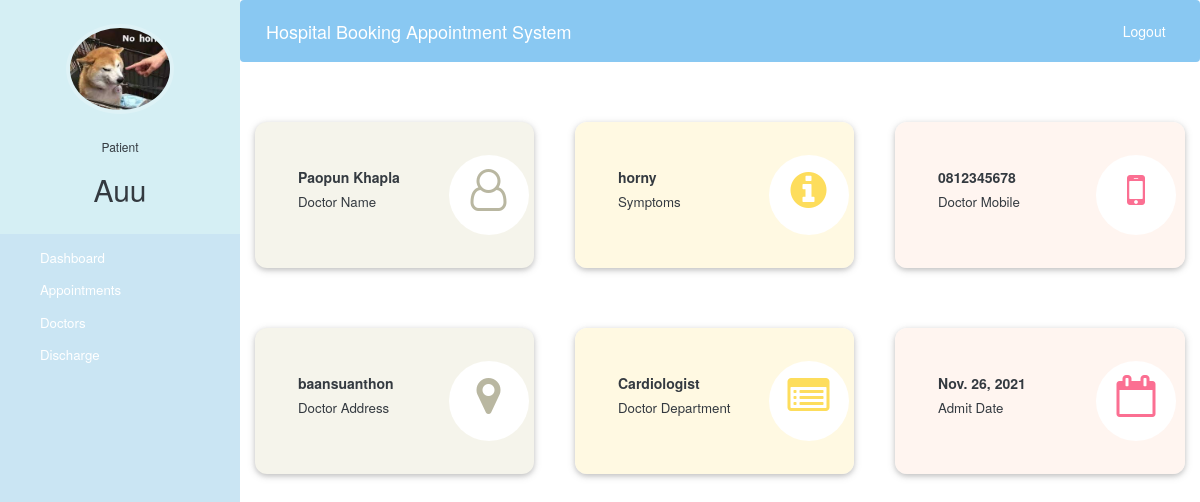
Page /patient-dashboard (signed in) on the committed database.
### hospital/models.py (models this page shows, shortened)
class Patient(models.Model):
    user = models.OneToOneField(User, on_delete=models.CASCADE)
    profile_pic = models.ImageField(upload_to='hospital/static/profile_pic/PatientProfilePic/', null=True, blank=True)
    address = models.CharField(max_length=40)
    mobile = models.CharField(max_length=20, null=False)
    symptoms = models.CharField(max_length=100, null=False)
    assignedDoctorId = models.PositiveIntegerField(null=True)
    admitDate = models.DateField(auto_now=True)
    status = models.BooleanField(default=False)

class Doctor(models.Model):
    user = models.OneToOneField(User, on_delete=models.CASCADE)
    profile_pic = models.ImageField(upload_to='hospital/static/profile_pic/DoctorProfilePic', null=True, blank=True)
    address = models.CharField(max_length=40)
    mobile = models.CharField(max_length=20, null=True)
    department = models.CharField(max_length=50, choices=departments, default='Cardiologist')
    status = models.BooleanField(default=False)
    @property
    def get_name(self):
        return self.user.first_name+" "+self.user.last_name

### hospital/views.py (the view)
# urls.py: path('patient-dashboard', views.patient_dashboard_view,name='patient-dashboard'),
@login_required(login_url='patientlogin')
@user_passes_test(is_patient)
def patient_dashboard_view(request):
    patient=models.Patient.objects.get(user_id=request.user.id)
    doctor=models.Doctor.objects.get(user_id=patient.assignedDoctorId)
    mydict={
    'patient':patient,
    'doctorName':doctor.get_name,
    'doctorMobile':doctor.mobile,
    'doctorAddress':doctor.address,
    'symptoms':patient.symptoms,
    'doctorDepartment':doctor.department,
    'admitDate':patient.admitDate,
    }
    return render(request,'hospital/patient_dashboard.html',context=mydict)

### hospital/views.py (called while the page is built)
def is_patient(user):
    return user.groups.filter(name='PATIENT').exists()

### hospital/templates/hospital/patient_dashboard.html
{% extends 'hospital/patient_base.html' %} {% load static %} {% block content %} {%include 'hospital/patient_dashboard_cards.html'%}
<br><br><br><br> {% endblock content %}

### hospital/templates/hospital/patient_base.html (shortened to what this page needs)
<!DOCTYPE html> {% load static %}
<html lang="en">
<head>
    <link rel="stylesheet" href="https://stackpath.bootstrapcdn.com/bootstrap/4.3.1/css/bootstrap.min.css">
    <link rel="stylesheet" href="https://maxcdn.bootstrapcdn.com/font-awesome/4.7.0/css/font-awesome.min.css">
</head>
<body>
    <nav class="menu" tabindex="0">
        <header class="avatar">
            <img src="{{ patient.profile_pic.url }}" alt="Profile Pic" />
            <br><br>
            <h6>Patient</h6>
            <h2>{{request.user.first_name}}</h2>
        </header>
        <ul>
            <li tabindex="0" class="icon-dashboard"> <a style="color:white; text-decoration:none;" href="/patient-dashboard"><span>Dashboard</span></a> </li>
            <li tabindex="0" class="icon-calendar"> <a style="color:white; text-decoration:none;" href="/patient-appointment"><span>Appointments</span></a></li>
            <li tabindex="0" class="icon-users"> <a style="color:white; text-decoration:none;" href="/patient-view-doctor"><span>Doctors</span></a></li>
            <li tabindex="0" class="icon-users"> <a style="color:white; text-decoration:none;" href="/patient-discharge"><span>Discharge</span></a></li>
        </ul>
    </nav>
    <main>
        <div class="bs-example">
            <nav class="navbar navbar-expand-md  navbar-dark fixed-top" style="background:#89C8F2;">
                <a href="/patient-dashboard" class="navbar-brand">Hospital Booking Appointment System</a>
                <div class="collapse navbar-collapse justify-content-between" id="navbarCollapse">
                    <div class="navbar-nav" style=" margin-left: 90%;">
                        <a href="/logout" class="nav-item nav-link" style="color: #fff">Logout</a>
                    </div>
                </div>
            </nav>
        </div>
        <br><br>
        {% block content %} {% endblock content %}
        <br><br><br><br><br><br><br>
        <br>
    </main>
</body>
</html>

### hospital/templates/hospital/patient_dashboard_cards.html (shortened to what this page needs)
<!DOCTYPE html>
<html lang="en" dir="ltr">
<head>
    <link rel="stylesheet" href="https://maxcdn.bootstrapcdn.com/bootstrap/3.4.1/css/bootstrap.min.css">
    <link rel="stylesheet" href="https://cdnjs.cloudflare.com/ajax/libs/font-awesome/4.7.0/css/font-awesome.min.css">
</head>
<body>
    <div class="market-updates">
        <div class="col-md-4 market-update-gd">
            <div class="market-update-block clr-block-1">
                <div class="col-md-8 market-update-left">
                    <h3>{{doctorName}}</h3>
                    <h4>Doctor Name</h4>
                </div>
                <div class="col-md-4 market-update-right">
                    <i class="fa fa-user-o"> </i>
                </div>
                <div class="clearfix"> </div>
            </div>
        </div>
        <div class="col-md-4 market-update-gd">
            <div class="market-update-block clr-block-2">
                <div class="col-md-8 market-update-left">
                    <h3>{{symptoms}}</h3>
                    <h4>Symptoms</h4>
                </div>
                <div class="col-md-4 market-update-right">
                    <i class="fa fa-info-circle"></i>
                </div>
                <div class="clearfix"> </div>
            </div>
        </div>
        <div class="col-md-4 market-update-gd">
            <div class="market-update-block clr-block-3">
                <div class="col-md-8 market-update-left">
                    <h3>{{doctorMobile}}</h3>
                    <h4>Doctor Mobile</h4>
                </div>
                <div class="col-md-4 market-update-right">
                    <i class="fa fa-mobile" aria-hidden="true"></i>
                </div>
                <div class="clearfix"> </div>
            </div>
        </div>
        <div class="clearfix"> </div>
    </div>
    <br><br><br>
    <div class="market-updates">
        <div class="col-md-4 market-update-gd">
            <div class="market-update-block clr-block-1">
                <div class="col-md-8 market-update-left">
                    <h3>{{doctorAddress}}</h3>
                    <h4>Doctor Address</h4>
                </div>
                <div class="col-md-4 market-update-right">
                    <i class="fa fa-map-marker"> </i>
                </div>
                <div class="clearfix"> </div>
            </div>
        </div>
        <div class="col-md-4 market-update-gd">
            <div class="market-update-block clr-block-2">
                <div class="col-md-8 market-update-left">
                    <h3>{{doctorDepartment}}</h3>
                    <h4>Doctor Department</h4>
                </div>
                <div class="col-md-4 market-update-right">
                    <i class="fa fa-list-alt"></i>
                </div>
                <div class="clearfix"> </div>
            </div>
        </div>
        <div class="col-md-4 market-update-gd">
            <div class="market-update-block clr-block-3">
                <div class="col-md-8 market-update-left">
                    <h3>{{admitDate}}</h3>
                    <h4>Admit Date</h4>
                </div>
                <div class="col-md-4 market-update-right">
                    <i class="fa fa-calendar-o" aria-hidden="true"></i>
                </div>
                <div class="clearfix"> </div>
            </div>
        </div>
        <div class="clearfix"> </div>
    </div>
</body>
</html>

### hospital/templates/hospital/patient_base.html (style rules this page uses)
a:link { text-decoration: none; }
a { color: white; }
.fa { font-size: 23px; width: 60px; text-align: center; text-decoration: none; margin: 5px 2px; border-radius: 50%; }
body { padding-left: 240px; }
main { position: relative; height: 100vh; }
.menu { background: #CAE5F3; color: rgba(52, 58, 64, 1); height: 100vh; width: 240px; position: fixed; top: 0px; left: 0; z-index: 5; outline: none; }
.menu .avatar { background: #D5EFF4; padding: 2em 0.5em; text-align: center; }
.menu .avatar img { width: 100px; border-radius: 50%; overflow: hidden; box-shadow: 0 0 0 4px rgba(255, 255, 255, 0.2); }
.menu .avatar h2 { font-weight: normal; margin-bottom: 0; }
.menu ul { list-style: none; padding: 0.5em 0; margin: 0; }
.menu ul li { padding: 0.5em 1em 0.5em 3em; font-size: 0.95em; font-weight: regular; background-repeat: no-repeat; background-position: left 15px center; background-size: auto 20px; transition: all 0.15s linear; cursor: pointer; }
.menu ul li.icon-dashboard { background-image: url("http://www.entypo.com/images//gauge.svg"); }
.menu ul li.icon-users { background-image: url("http://www.entypo.com/images//users.svg"); }
.menu ul li.icon-calendar { background-image: url("http://www.entypo.com/images//calendar.svg"); }

### hospital/templates/hospital/patient_dashboard_cards.html (style rules this page uses)
.market-update-block { padding: 2em 2em; }
.market-update-block h3 { color: #343A40; font-size: 1em; font-weight: bold; }
.market-update-block h4 { font-size: 0.95em; color: #343A40; margin: 0.3em 0em; }
.market-update-block.clr-block-1 { background: #F5F4EB; border-radius: 12px; margin-right: 0.8em; box-shadow: 0 2px 5px 0 rgba(0, 0, 0, 0.16), 0 2px 10px 0 rgba(0, 0, 0, 0.12); }
.market-update-block.clr-block-2 { background: rgba(255, 247, 215, 0.712); border-radius: 12px; margin-right: 0.8em; box-shadow: 0 2px 5px 0 rgba(0, 0, 0, 0.16), 0 2px 10px 0 rgba(0, 0, 0, 0.12); }
.market-update-block.clr-block-3 { background: rgba(255, 240, 232, 0.658); border-radius: 12px; box-shadow: 0 2px 5px 0 rgba(0, 0, 0, 0.16), 0 2px 10px 0 rgba(0, 0, 0, 0.12); }
.market-update-right i.fa.fa-user-o, i.fa.fa-map-marker { font-size: 3em; color: #B9B7A1; width: 80px; height: 80px; background: #fff; text-align: center; border-radius: 49px; -webkit-border-radius: 49px; -moz-border-radius: 49px; -o-border-radius: 49px; line-height: 1.7em; }
.market-update-right i.fa.fa-info-circle, i.fa.fa-list-alt { font-size: 3em; color: #FDDD5C; width: 80px; height: 80px; background: #fff; text-align: center; border-radius: 49px; -webkit-border-radius: 49px; -moz-border-radius: 49px; -o-border-radius: 49px; line-height: 1.7em; }
.market-update-right i.fa.fa-mobile, i.fa.fa-calendar-o { font-size: 3em; color: #fb6f92; width: 80px; height: 80px; background: #fff; text-align: center; border-radius: 49px; -webkit-border-radius: 49px; -moz-border-radius: 49px; -o-border-radius: 49px; line-height: 1.7em; }
.market-update-left { padding: 0px; }

### rows in the picture
Patient: profile_pic (picture), symptoms "horny", admitDate "Nov. 26, 2021"
Doctor: mobile "0812345678", address "baansuanthon", department "Cardiologist"

### other values in the picture
{{ request.user.first_name }} "Auu"
{{ doctorName }} "Paopun Khapla"
